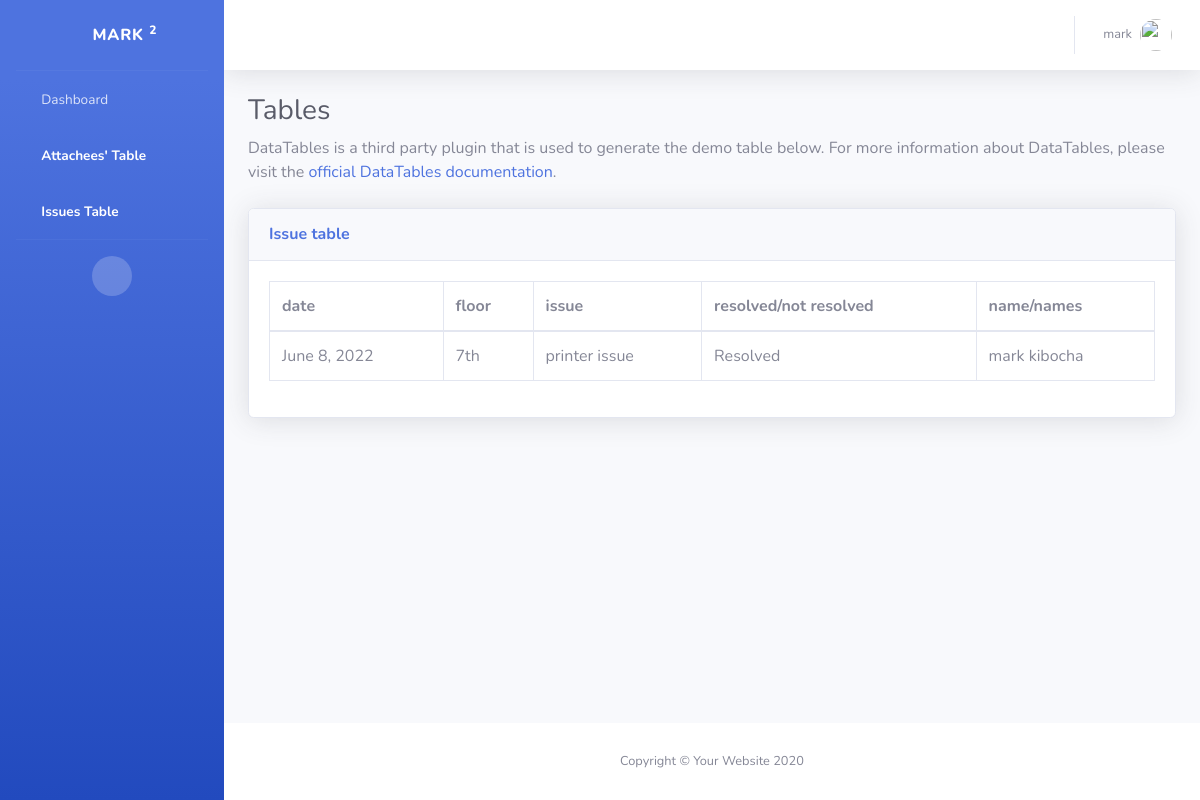
Screenshot of /issue_table (signed in) with the database file from the repository.
### attachee_reg_form/models.py (models this page shows, shortened)
class Issue(models.Model):
    date =models.DateField(null=False, default='2022-06-22')
    floor = models.CharField(max_length=255)
    issue =models.CharField(max_length=2550)
    Resolved = models.CharField(max_length=255)
    name  =models.CharField(max_length=2550)

### attachee_reg_form/views.py (the view)
# urls.py: path('issue_table', views.issue_table, name='issue_table')
def issue_table(request):
    my_data=Issue.objects.all()
    return render( request, 'issue2_table.html', {'data': my_data})

### attachee_reg_form/templates/issue2_table.html (shortened to what this page needs)
{% load static %}
<!DOCTYPE html>
<html lang="en">
<head>
    <link href="{% static 'vendor/fontawesome-free/css/all.min.css'%}" rel="stylesheet" type="text/css">
    <link rel="stylesheet" href="	https://cdn.jsdelivr.net/npm/bootstrap@5.2.0-beta1/dist/css/bootstrap.min.css">
    <link href="{% static 'css/sb-admin-2.min.css'%}" rel="stylesheet">
    <link href="{% static 'vendor/datatables/dataTables.bootstrap4.min.css'%}" rel="stylesheet">
</head>
<body id="page-top">
    <div id="wrapper">
        <ul class="navbar-nav bg-gradient-primary sidebar sidebar-dark accordion" id="accordionSidebar">
            <a class="sidebar-brand d-flex align-items-center justify-content-center" href="{% url 'admin_page' %}">
                <div class="sidebar-brand-icon rotate-n-15">
                    <i class="fas fa-laugh-wink"></i>
                </div>
                <div class="sidebar-brand-text mx-3">{{user}} <sup>2</sup></div>
            </a>
            <hr class="sidebar-divider my-0">
            <li class="nav-item">
                <a class="nav-link" href="{% url 'admin_page' %}">
                    <i class="fas fa-fw fa-tachometer-alt"></i>
                    <span>Dashboard</span></a>
            </li>
            <li class="nav-item active">
                <a class="nav-link" href="{% url 'admin_table' %}">
                    <i class="fas fa-fw fa-table"></i>
                    <span>Attachees' Table</span></a>
            </li>
            <li class="nav-item active">
                <a class="nav-link" href="{% url 'issue_table' %}">
                    <i class="fas fa-fw fa-table"></i>
                    <span>Issues Table</span></a>
            </li>
            <hr class="sidebar-divider d-none d-md-block">
            <div class="text-center d-none d-md-inline">
                <button class="rounded-circle border-0" id="sidebarToggle"></button>
            </div>
        </ul>
        <div id="content-wrapper" class="d-flex flex-column">
            <div id="content">
                <nav class="navbar navbar-expand navbar-light bg-white topbar mb-4 static-top shadow">
                    <ul class="navbar-nav ml-auto">
                        <li class="nav-item dropdown no-arrow">
                            <a class="nav-link dropdown-toggle" href="#" id="userDropdown" role="button"
                                data-toggle="dropdown" aria-haspopup="true" aria-expanded="false">
                                <span class="mr-2 d-none d-lg-inline text-gray-600 small">{{user}}</span>
                                <img class="img-profile rounded-circle"
                                    src="{% static 'img/undraw_profile.svg'%}">
                            </a>
                        </li>
                    </ul>
                </nav>
                <div class="container-fluid">
                    {% if user.is_authenticated %}
                    <h1 class="h3 mb-2 text-gray-800">Tables</h1>
                    <p class="mb-4">DataTables is a third party plugin that is used to generate the demo table below.
                        For more information about DataTables, please visit the <a target="_blank"
                            href="https://datatables.net">official DataTables documentation</a>.</p>
                    <div class="card shadow mb-4">
                        <div class="card-header py-3">
                            <h6 class="m-0 font-weight-bold text-primary">Issue table</h6>
                        </div>
                        <div class="card-body">
                            <div class="table-responsive">
                                <table class="table table-bordered" id="dataTable" width="100%" cellspacing="0">
                                    <thead>
                                        <tr>
                                            <tr>
                                                <th scope="col">date</th>
                                                <th scope="col">floor</th>
                                                <th scope="col">issue</th>
                                                <th scope="col">resolved/not resolved</th>
                                                <th scope="col">name/names</th>
                                              </tr>
                                        </tr>
                                    </thead>
                                    <tbody >
                                        {% for data in data %}
                                        <tr>
                                            <td>{{data.date}}</td>
                                            <td>{{data.floor}}</td>
                                            <td>{{data.issue}}</td>
                                            <td>{{data.Resolved}}</td>
                                            <td>{{data.name}}</td>
                                        </tr>
                                        {% endfor %}
                                    </tbody>
                                </table>
                            </div>
                        </div>
                    </div>
                   {% endif %}
                </div>
            </div>
            <footer class="sticky-footer bg-white">
                <div class="container my-auto">
                    <div class="copyright text-center my-auto">
                        <span>Copyright &copy; Your Website 2020</span>
                    </div>
                </div>
            </footer>
        </div>
    </div>
</body>
</html>

### rows the page displays
Issue: date "June 8, 2022", floor "7th", issue "printer issue", Resolved "Resolved", name "mark kibocha"

### other values shown
{{ user }} "MARK"
{{ user }} "mark"
